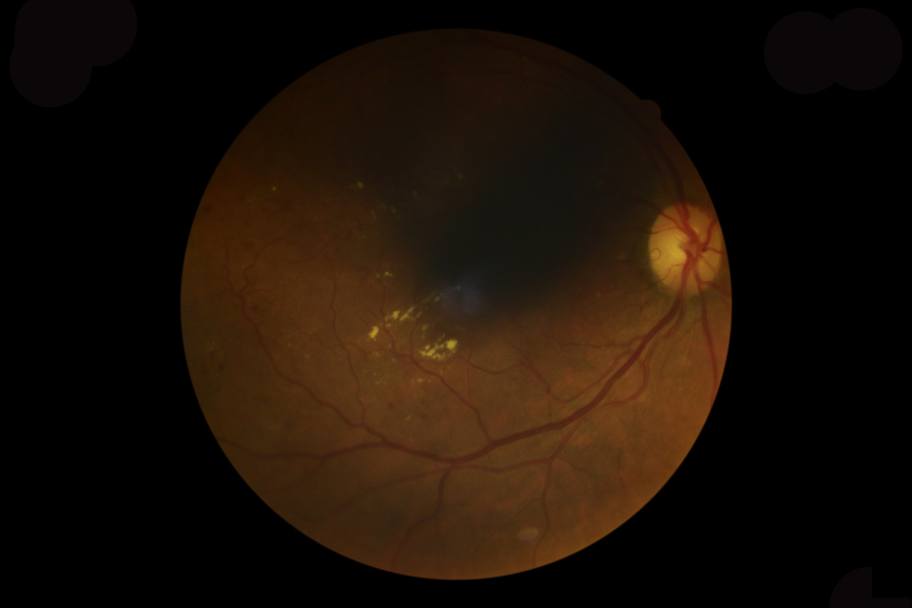
#> input picture data/image_6.jpg, 2736 x 1824 px (shown at 1/3 size)
$ jupyter execute graham.ipynb
#> lines starting #> are read from the running program, lines starting #| are printed output that depends on the picture; after the words box and inside, x2 and y2 are one past the last pixel; in counts of white or black regions, pixels touching at a corner belong together
[cell 1]
import cv2
import numpy as np
from bokeh.plotting import figure, output_notebook, show
from bokeh.layouts import gridplot
from bokeh.models import ColumnDataSource

def cvt2bokeh(img):
    h, w = img.shape[:2]
    container = np.empty((h, w), dtype=np.uint32)
    view = container.view(dtype=np.uint8).reshape((h, w, 4))
    if img.ndim == 2:
        view[:, :, 0] = img[::-1, :]
        view[:, :, 1] = img[::-1, :]
        view[:, :, 2] = img[::-1, :]
    else:
        view[:, :, 0] = img[::-1, :, 0]
        view[:, :, 1] = img[::-1, :, 1]
        view[:, :, 2] = img[::-1, :, 2]
    view[:, :, 3] = 255
    return container

def fundus_roi(image):
    hsv_image = cv2.cvtColor(image, cv2.COLOR_BGR2HSV)
    h, s, v = cv2.split(hsv_image)
    threshold = 15
    _, roi = cv2.threshold(v, threshold, 1, cv2.THRESH_BINARY)
    roi = roi.astype(bool)
    white_pixels = np.argwhere(roi == 1)
    if white_pixels.size == 0:
        print("Aucun pixel blanc trouvé dans le masque.")
        return {"roi": roi, "diameter": 0, "image": image}
    x_min, y_min = np.min(white_pixels, axis=0)
    x_max, y_max = np.max(white_pixels, axis=0)
    diameter_x = x_max - x_min
    diameter_y = y_max - y_min
    diameter = int(np.maximum(diameter_x, diameter_y))
    return {"roi": roi, "diameter": diameter, "image": image}

def load_ben_color(image, roi_mask=None):
    sigmaX = 10
    image_roi = image.copy()
    image_roi[~roi_mask] = 0
    image_roi = cv2.addWeighted(image_roi, 4, cv2.GaussianBlur(image_roi, (0, 0), sigmaX), -4, 128)
    return {"image": image_roi}

def histogram_equalization(img, roi_mask=None):
    gray = cv2.cvtColor(img, cv2.COLOR_BGR2GRAY)
    gray_roi = gray.copy()
    gray_roi[~roi_mask] = 0

    cdf = np.cumsum(np.histogram(gray_roi, 1024, [0, 1024])[0])
    cdf = cdf / cdf[-1]

    equalized_img = np.interp(gray, np.arange(0, 1024), cdf)
    equalized_img[~roi_mask] = 0
    equalized_img = np.array(equalized_img * 255, dtype='uint8')

    return {"image": equalized_img}

def histogram_equalization_METH2(img, roi_mask=None):
    img_bgr = cv2.cvtColor(img, cv2.COLOR_RGB2BGR)
    img_bgr_roi = img_bgr.copy()
    img_bgr_roi[~roi_mask] = 0

    ycrcb_img = cv2.cvtColor(img_bgr_roi, cv2.COLOR_BGR2YCrCb)
    ycrcb_img[:, :, 0] = cv2.equalizeHist(ycrcb_img[:, :, 0])

    equalized_img_bgr = cv2.cvtColor(ycrcb_img, cv2.COLOR_YCrCb2BGR)
    equalized_img_rgb = cv2.cvtColor(equalized_img_bgr, cv2.COLOR_BGR2RGB)

    return {"image": equalized_img_rgb}

image_path = "../data/image_6.jpg"
original_image = cv2.imread(image_path)
#> original_image is the input picture: shape (1824, 2736, 3); mean B, G, R 7, 16.4, 27.8
if original_image is None:
    print(f"Erreur: Impossible de charger l'image depuis {image_path}")
else:
    roi_info = fundus_roi(original_image)
#> in fundus_roi, `h, s, v = cv2.split(hsv_image)`:
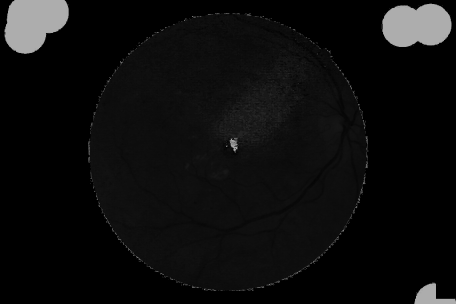
#> h: shape (1824, 2736) (shown at 1/6 size); min 0, max 178, mean 13.5
#> in fundus_roi, `_, roi = cv2.threshold(v, threshold, 1, cv2.THRESH_BINARY)`:
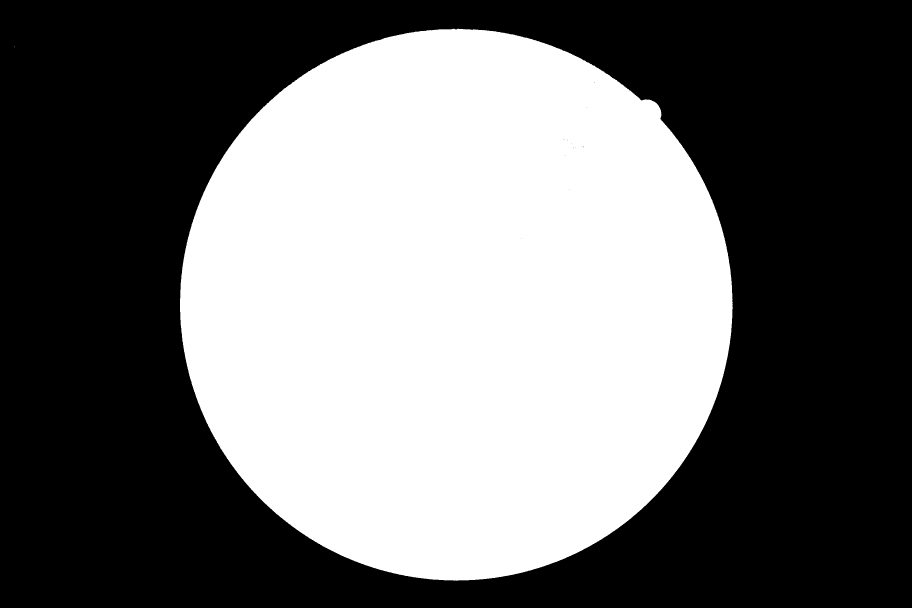
#> roi: shape (1824, 2736) (shown at 1/3 size); values 0 (black) and 1 (white), 43.2% white; 2 white regions (1 under 20 px), largest, box (x1, y1, x2, y2) and area: (540, 86, 2198, 1742) 2154903
#> in fundus_roi, `white_pixels = np.argwhere(roi == 1)`: white_pixels = 2154906 pairs, first value 86 to 1741, second value 42 to 2197
#> in fundus_roi, `x_min, y_min = np.min(white_pixels, axis=0)`: x_min = 86; y_min = 42
#> in fundus_roi, `x_max, y_max = np.max(white_pixels, axis=0)`: x_max = 1741; y_max = 2197
#> in fundus_roi, `diameter_x = x_max - x_min`: diameter_x = 1655
#> in fundus_roi, `diameter_y = y_max - y_min`: diameter_y = 2155
#> roi_info = 3 items
    roi_mask = roi_info['roi']

    processed_image_1 = load_ben_color(original_image, roi_mask)
#> in load_ben_color, `image_roi = cv2.addWeighted(image_roi, 4, cv2.GaussianBlur(image_roi, ..`:
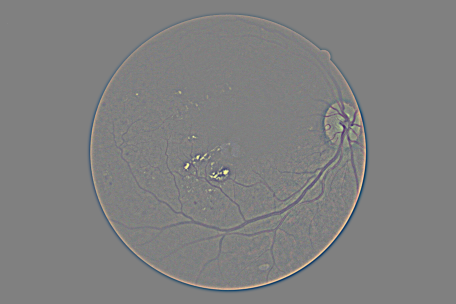
#> image_roi: shape (1824, 2736, 3) (shown at 1/6 size); mean B, G, R 128, 128, 128
#> processed_image_1 = 1 item
    equalized_img_1 = histogram_equalization(processed_image_1['image'], roi_mask)
#> in histogram_equalization, `gray_roi[~roi_mask] = 0`:
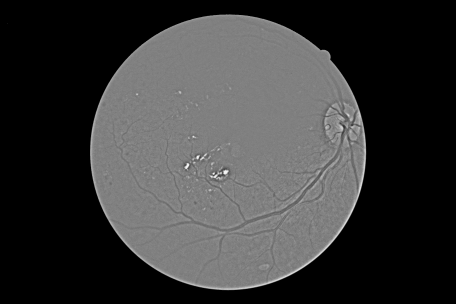
#> gray_roi: shape (1824, 2736) (shown at 1/6 size); min 0, max 255, mean 55.8
#> in histogram_equalization, `cdf = np.cumsum(np.histogram(gray_roi, 1024, [0, 1024])[0])`: cdf = 1024 values from 2835558 to 4990464
#> in histogram_equalization, `cdf = cdf / cdf[-1]`: cdf = 1024 values from 0.568 to 1
#> in histogram_equalization, `equalized_img[~roi_mask] = 0`:
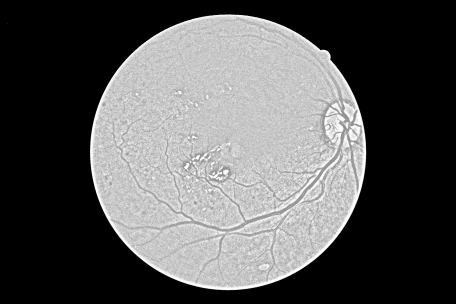
#> equalized_img: shape (1824, 2736) float64 (shown at 1/6 size); min 0, max 1, mean 0.341
#> equalized_img_1 = 1 item
    equalized_img_2 = histogram_equalization_METH2(processed_image_1['image'], roi_mask)
#> in histogram_equalization_METH2, `equalized_img_bgr = cv2.cvtColor(ycrcb_img, cv2.COLOR_YCrCb2BGR)`:
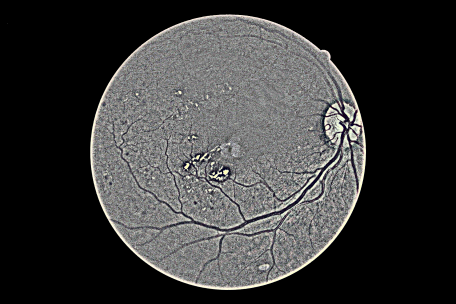
#> equalized_img_bgr: shape (1824, 2736, 3) (shown at 1/6 size); mean R, G, B 56.8, 56.7, 56.4
#> equalized_img_2 = 1 item


    image_original_bokeh = cvt2bokeh(cv2.cvtColor(original_image, cv2.COLOR_BGR2RGB))
    image_processed_bokeh = cvt2bokeh(cv2.cvtColor(processed_image_1['image'], cv2.COLOR_BGR2RGB))
    image_equalized_1_bokeh = cvt2bokeh(equalized_img_1['image'])
    image_equalized_2_bokeh = cvt2bokeh(cv2.cvtColor(equalized_img_2['image'], cv2.COLOR_RGB2BGR))
#> in cvt2bokeh (call 4), `view[:, :, 1] = img[::-1, :, 1]`:
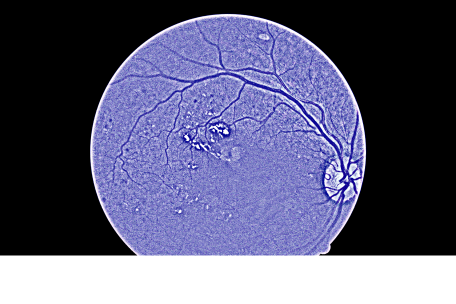
#> view: shape (1824, 2736, 4) (shown at 1/6 size); mean R, G, B, A 56.8, 56.7, 80.5, 214.3; transparent parts drawn white
#> in cvt2bokeh (call 4), `view[:, :, 3] = 255`:
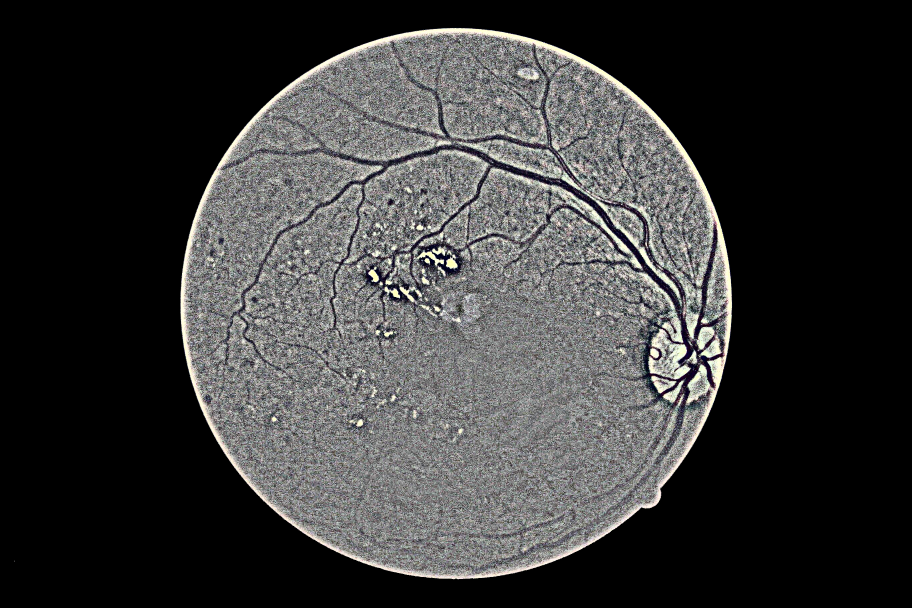
#> view: shape (1824, 2736, 4) (shown at 1/3 size); mean R, G, B, A 56.8, 56.7, 56.4, 255

    output_notebook()

    source1 = ColumnDataSource(data=dict(image=[image_original_bokeh]))
    source2 = ColumnDataSource(data=dict(image=[image_processed_bokeh]))
    source3 = ColumnDataSource(data=dict(image=[image_equalized_1_bokeh]))
    source4 = ColumnDataSource(data=dict(image=[image_equalized_2_bokeh]))

    image_height, image_width = original_image.shape[:2]

    p1 = figure(title="Image originale",
                x_range=(0, image_width), y_range=(0, image_height),
                width=image_width//10, height=image_height//10)
    p2 = figure(title="Image traitée (load_ben_color)",
                x_range=p1.x_range, y_range=p1.y_range,
                width=image_width//10, height=image_height//10)
    p3 = figure(title="Image égalisée avec méthode 1",
                x_range=p1.x_range, y_range=p1.y_range,
                width=image_width//10, height=image_height//10)
    p4 = figure(title="Image égalisée avec méthode 2",
                x_range=p1.x_range, y_range=p1.y_range,
                width=image_width//10, height=image_height//10)

    p1.image_rgba(image='image', source=source1, x=0, y=0, dw=image_width, dh=image_height)
    p2.image_rgba(image='image', source=source2, x=0, y=0, dw=image_width, dh=image_height)
    p3.image_rgba(image='image', source=source3, x=0, y=0, dw=image_width, dh=image_height)
    p4.image_rgba(image='image', source=source4, x=0, y=0, dw=image_width, dh=image_height)

    grid = gridplot([[p1, p2], [p3, p4]])
    show(grid)

$ run again, with data/image_1.jpg copied over data/image_6.jpg
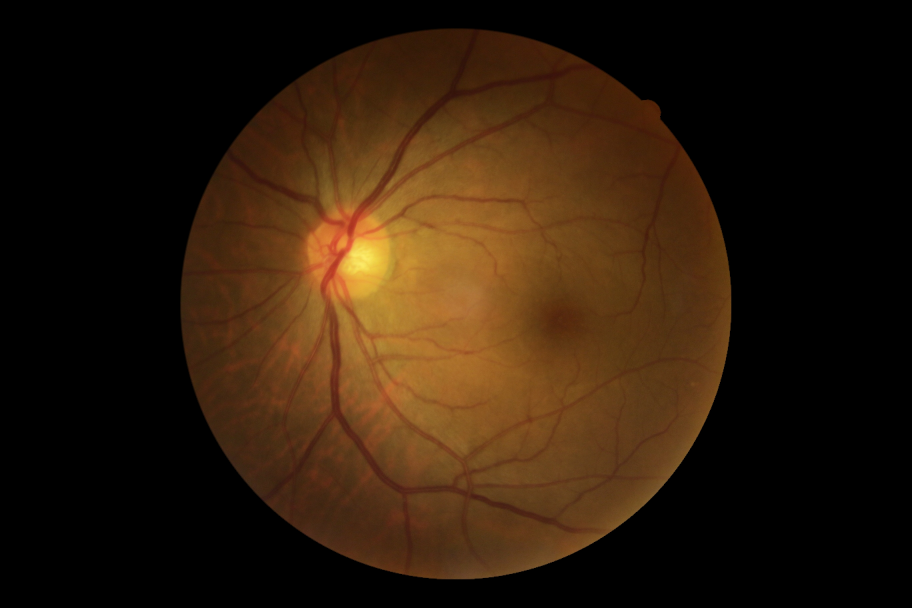
#> input picture data/image_1.jpg, 2736 x 1824 px (shown at 1/3 size)
#> original_image is the input picture: shape (1824, 2736, 3); mean B, G, R 11, 27.4, 45.4
#> hsv_image: shape (1824, 2736, 3); mean H, S, V 6.1, 84.9, 45.4
#> in fundus_roi, `_, roi = cv2.threshold(v, threshold, 1, cv2.THRESH_BINARY)`:
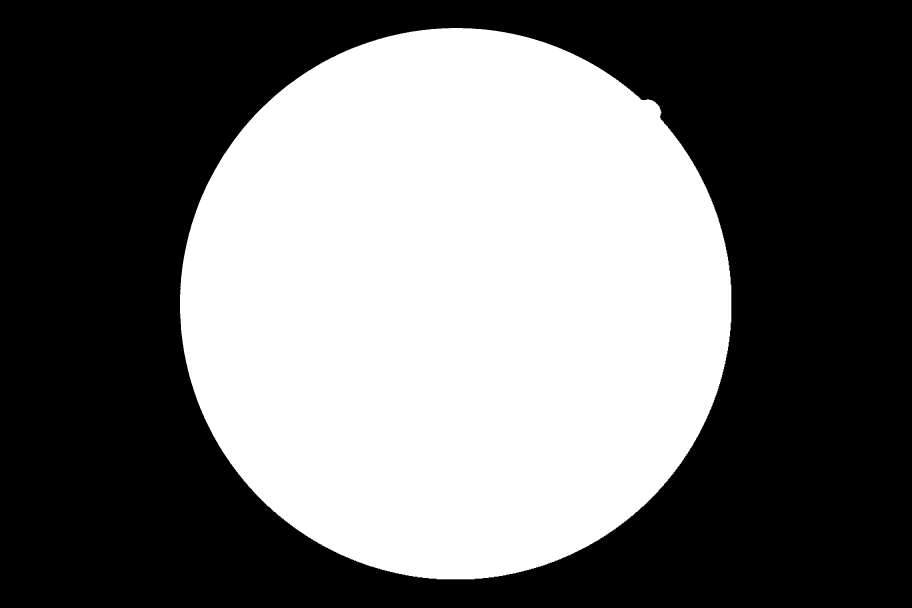
#> roi: shape (1824, 2736) (shown at 1/3 size); values 0 (black) and 1 (white), 43.1% white; 1 white region, box (x1, y1, x2, y2) and area: (540, 84, 2194, 1738) 2152315
#> white_pixels = 2152315 pairs, first value 84 to 1737, second value 540 to 2193
#> x_min = 84; y_min = 540
#> x_max = 1737; y_max = 2193
#> diameter_x = 1653
#> roi_info = 3 items
#> processed_image_1 = 1 item
#> in histogram_equalization, `cdf = np.cumsum(np.histogram(gray_roi, 1024, [0, 1024])[0])`: cdf = 1024 values from 2838149 to 4990464
#> in histogram_equalization, `cdf = cdf / cdf[-1]`: cdf = 1024 values from 0.569 to 1
#> equalized_img_1 = 1 item
#> in cvt2bokeh (call 4), `view[:, :, 3] = 255`:
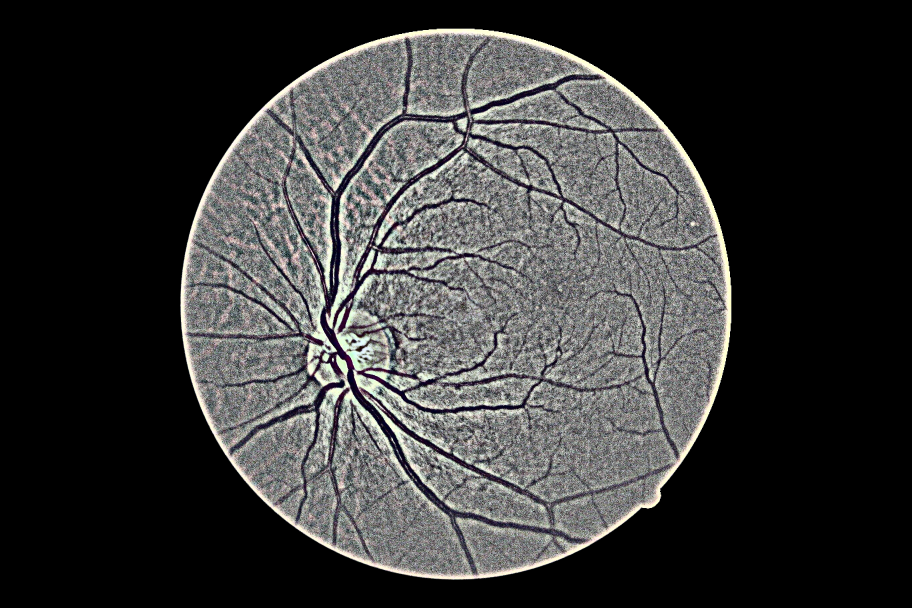
#> view: shape (1824, 2736, 4) (shown at 1/3 size); mean R, G, B, A 56.4, 56.3, 55.9, 255

$ run again, with data/image_2.jpg copied over data/image_6.jpg
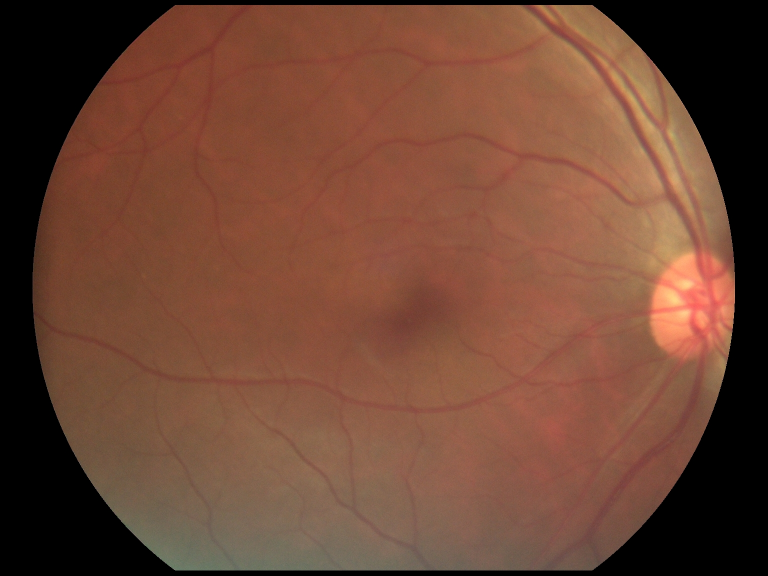
#> input picture data/image_2.jpg, 1536 x 1152 px (shown at 1/2 size)
#> original_image is the input picture: shape (1152, 1536, 3); mean B, G, R 52.3, 69.8, 110.2
#> hsv_image: shape (1152, 1536, 3); mean H, S, V 7.7, 106.7, 110.2
#> in fundus_roi, `_, roi = cv2.threshold(v, threshold, 1, cv2.THRESH_BINARY)`:
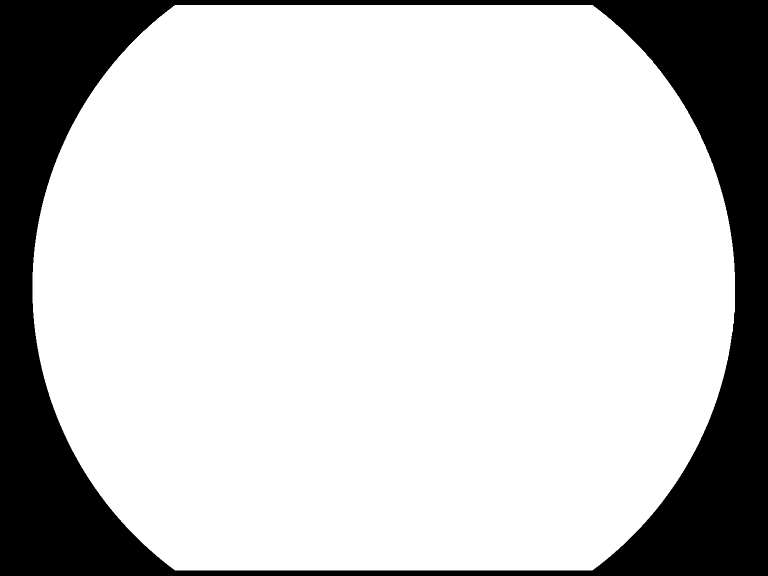
#> roi: shape (1152, 1536) (shown at 1/2 size); values 0 (black) and 1 (white), 78.9% white; 1 black region, box (x1, y1, x2, y2) and area: (0, 0, 1536, 1152) 373893
#> white_pixels = 1395579 pairs, first value 10 to 1140, second value 65 to 1469
#> x_min = 10; y_min = 65
#> x_max = 1140; y_max = 1469
#> diameter_x = 1130
#> diameter_y = 1404
#> roi_info = 3 items
#> processed_image_1 = 1 item
#> in histogram_equalization, `cdf = np.cumsum(np.histogram(gray_roi, 1024, [0, 1024])[0])`: cdf = 1024 values from 373984 to 1769472
#> in histogram_equalization, `cdf = cdf / cdf[-1]`: cdf = 1024 values from 0.211 to 1
#> equalized_img_1 = 1 item
#> in cvt2bokeh (call 3), `view[:, :, 2] = img[::-1, :]`:
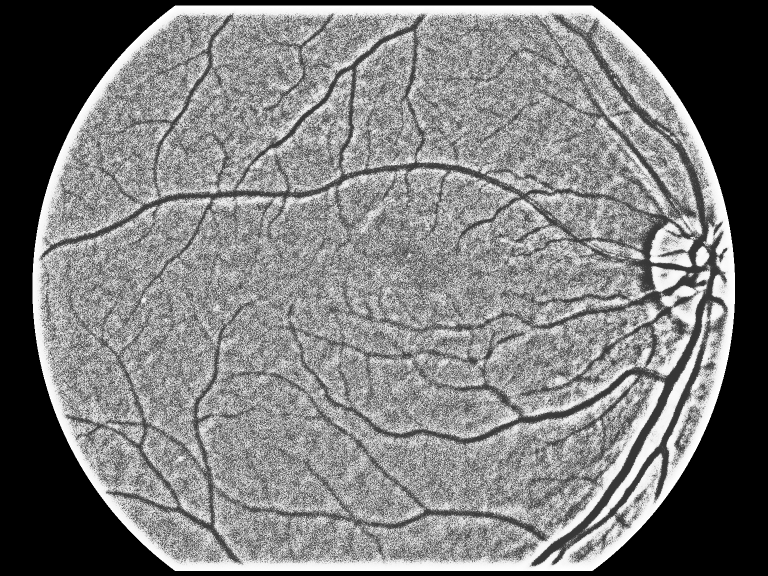
#> view: shape (1152, 1536, 4) (shown at 1/2 size); mean of channels 0, 1, 2, 3 123.4, 123.4, 123.4, 159.7; drawn as B, G, R
